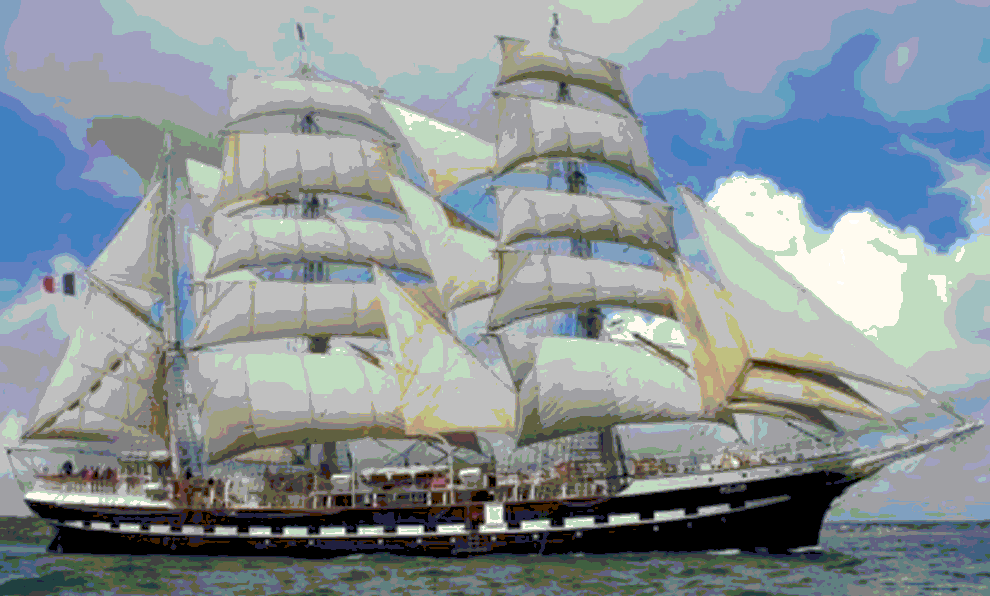
#> input picture image.bmp, 990 x 596 px
$ jupyter execute Vebinar12_dz.ipynb
#> lines starting #> are read from the running program, lines starting #| are printed output that depends on the picture
[cell 1]
from PIL import Image
from collections import Counter, defaultdict
import heapq
import numpy as np


class HuffmanNode:
    """Класс для узлов дерева Хаффмана"""
    def __init__(self, value, freq):
        self.value = value
        self.freq = freq
        self.left = None
        self.right = None

    def __lt__(self, other):
        return self.freq < other.freq


def build_huffman_tree(frequencies):
    """Построение дерева Хаффмана на основе частот пикселей"""
    heap = [HuffmanNode(value, freq) for value, freq in frequencies.items()]
    heapq.heapify(heap)

    while len(heap) > 1:
        node1 = heapq.heappop(heap)
        node2 = heapq.heappop(heap)

        merged = HuffmanNode(None, node1.freq + node2.freq)
        merged.left = node1
        merged.right = node2

        heapq.heappush(heap, merged)

    return heap[0]  # Корень дерева


def build_huffman_codes(tree):
    """Создание таблицы кодов Хаффмана"""
    codes = {}

    def generate_codes(node, current_code):
        if node is None:
            return
        if node.value is not None:
            codes[node.value] = current_code
            return
        generate_codes(node.left, current_code + "0")
        generate_codes(node.right, current_code + "1")

    generate_codes(tree, "")
    return codes


def compress_image(image_array, codes):
    """Сжатие изображения с использованием кодов Хаффмана"""
    compressed_data = "".join(codes[pixel] for pixel in image_array.flatten())
    return compressed_data


def decompress_image(compressed_data, tree, shape):
    """Восстановление изображения из сжатого состояния"""
    decompressed_data = []
    node = tree

    for bit in compressed_data:
        if bit == "0":
            node = node.left
        else:
            node = node.right

        if node.left is None and node.right is None:
            decompressed_data.append(node.value)
            node = tree

    return np.array(decompressed_data).reshape(shape)


def main():
    # Шаг 1: Загрузка изображения
    image_path = "image.bmp"  # Путь к изображению
    image = Image.open(image_path).convert("L")  # Конвертация в градации серого
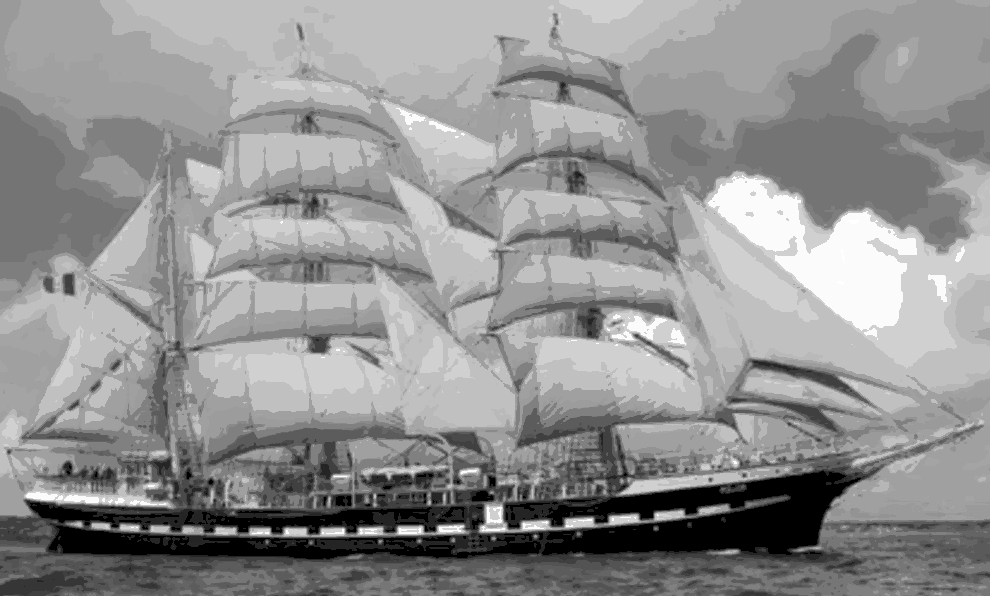
#> image: PIL image 990x596 L; min 0, max 255, mean 145.8
    image_array = np.array(image)

    # Шаг 2: Построение дерева Хаффмана
    pixel_frequencies = Counter(image_array.flatten())
#> pixel_frequencies = 49 items
    huffman_tree = build_huffman_tree(pixel_frequencies)
#> the loop in build_huffman_tree, `while len(heap) > 1:` made 48 passes
    huffman_codes = build_huffman_codes(huffman_tree)
#> huffman_codes = 49 items

    print("Коды Хаффмана для каждого пикселя:")
    for pixel, code in huffman_codes.items():
        print(f"{pixel}: {code}")
#> this loop made 49 passes
#> (pixel, code) on passes 1 to 12: (192, '00'), (251, '01000'), (64, '01001'), (154, '0101'), (164, '0110'), (208, '0111'), (160, '100'), (135, '10100000'), (109, '101000010'), (121, '101000011'), (166, '1010001'), (38, '1010010')
#| 192: 00
#| 251: 01000
#| 64: 01001
#| 154: 0101
#| 164: 0110
#| 208: 0111
#| 160: 100
#| 135: 10100000
#> (further printed lines are left out)

    # Шаг 3: Сжатие изображения
    compressed_data = compress_image(image_array, huffman_codes)
    print(f"Сжатые данные: {compressed_data[:100]}... (первые 100 бит)")
#> (printed output is left out)

    # Шаг 4: Восстановление изображения
    decompressed_array = decompress_image(compressed_data, huffman_tree, image_array.shape)
#> after the loop in decompress_image, `for bit in compressed_data:`: decompressed_data = 590040 items
    decompressed_image = Image.fromarray(decompressed_array.astype(np.uint8))

    # Сохранение восстановленного изображения
    decompressed_image.save("decompressed_image.bmp")
    print("Восстановленное изображение сохранено как 'decompressed_image.bmp'.")


if __name__ == "__main__":
    main()
